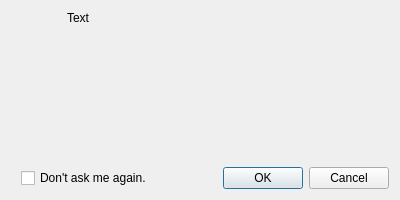
<?xml version="1.0" encoding="UTF-8"?>
<ui version="4.0">
 <class>AskAgainDialog</class>
 <widget class="QDialog" name="AskAgainDialog">
  <property name="geometry">
   <rect>
    <x>0</x>
    <y>0</y>
    <width>400</width>
    <height>200</height>
   </rect>
  </property>
  <property name="minimumSize">
   <size>
    <width>400</width>
    <height>200</height>
   </size>
  </property>
  <property name="windowTitle">
   <string>Caption</string>
  </property>
  <property name="windowIcon">
   <iconset resource="images.qrc">
    <normaloff>:/juicer.png</normaloff>:/juicer.png</iconset>
  </property>
  <layout class="QVBoxLayout" name="verticalLayout_2">
   <item>
    <layout class="QHBoxLayout" name="horizontalLayout">
     <item>
      <layout class="QVBoxLayout" name="verticalLayout">
       <item>
        <widget class="QLabel" name="iconLabel">
         <property name="sizePolicy">
          <sizepolicy hsizetype="Minimum" vsizetype="Minimum">
           <horstretch>0</horstretch>
           <verstretch>0</verstretch>
          </sizepolicy>
         </property>
         <property name="minimumSize">
          <size>
           <width>50</width>
           <height>50</height>
          </size>
         </property>
         <property name="maximumSize">
          <size>
           <width>50</width>
           <height>50</height>
          </size>
         </property>
         <property name="text">
          <string/>
         </property>
         <property name="pixmap">
          <pixmap resource="images.qrc">:/juicer.png</pixmap>
         </property>
        </widget>
       </item>
       <item>
        <spacer name="verticalSpacer">
         <property name="orientation">
          <enum>Qt::Vertical</enum>
         </property>
         <property name="sizeHint" stdset="0">
          <size>
           <width>20</width>
           <height>20</height>
          </size>
         </property>
        </spacer>
       </item>
      </layout>
     </item>
     <item>
      <widget class="QLabel" name="textLabel">
       <property name="sizePolicy">
        <sizepolicy hsizetype="Preferred" vsizetype="Preferred">
         <horstretch>1</horstretch>
         <verstretch>1</verstretch>
        </sizepolicy>
       </property>
       <property name="sizeIncrement">
        <size>
         <width>1</width>
         <height>1</height>
        </size>
       </property>
       <property name="text">
        <string>Text</string>
       </property>
       <property name="alignment">
        <set>Qt::AlignLeading|Qt::AlignLeft|Qt::AlignTop</set>
       </property>
       <property name="wordWrap">
        <bool>true</bool>
       </property>
      </widget>
     </item>
    </layout>
   </item>
   <item>
    <layout class="QHBoxLayout" name="horizontalLayout_2">
     <property name="leftMargin">
      <number>10</number>
     </property>
     <item>
      <widget class="QCheckBox" name="chkAskAgain">
       <property name="text">
        <string>Don't ask me again.</string>
       </property>
      </widget>
     </item>
     <item>
      <widget class="QDialogButtonBox" name="buttonBox">
       <property name="standardButtons">
        <set>QDialogButtonBox::Cancel|QDialogButtonBox::Ok</set>
       </property>
      </widget>
     </item>
    </layout>
   </item>
  </layout>
 </widget>
 <resources>
  <include location="images.qrc"/>
 </resources>
 <connections>
  <connection>
   <sender>buttonBox</sender>
   <signal>accepted()</signal>
   <receiver>AskAgainDialog</receiver>
   <slot>accept()</slot>
   <hints>
    <hint type="sourcelabel">
     <x>294</x>
     <y>149</y>
    </hint>
    <hint type="destinationlabel">
     <x>211</x>
     <y>84</y>
    </hint>
   </hints>
  </connection>
  <connection>
   <sender>buttonBox</sender>
   <signal>rejected()</signal>
   <receiver>AskAgainDialog</receiver>
   <slot>reject()</slot>
   <hints>
    <hint type="sourcelabel">
     <x>294</x>
     <y>149</y>
    </hint>
    <hint type="destinationlabel">
     <x>211</x>
     <y>84</y>
    </hint>
   </hints>
  </connection>
 </connections>
</ui>
